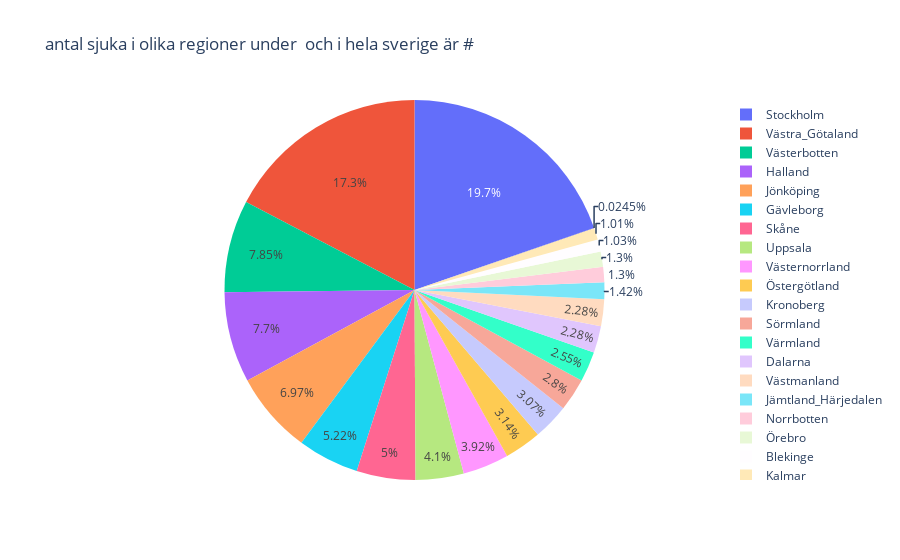

The notebook cell saved with this chart:
### Code cell
import pandas as pd
import plotly.graph_objects as go
import plotly.express as px
import matplotlib.pyplot as plt 

df = pd.read_csv("Regional_Daily_Cases.csv")
datum = df["Date"]
input_datum = input(" Ange en datum mellan 2020-02-04 och 2021-02-11!") # kan mata in en datum

lista_regioner = df.columns[2:]# variabeln lista_regionet är rubriken på kolumnen som består av namn till olika regioner. två första av rubriker består av datum och antal fall i hela sverige som vi inte behöver därför skriver jag [2:]
df_given_datum= df[df["Date"]==input_datum]#bryter ut det row som har samma datum som det datumet man har matat in

lista_cases = []#tom lista
for x in lista_regioner:
    cases_Per_region = df_given_datum[x].iloc[0]# för varje kolumn i 
    lista_cases.append(cases_Per_region)

px.pie(labels=lista_regioner,values=lista_cases,names=lista_regioner, title= f"antal sjuka i olika regioner under  och i hela sverige är # ")

### Figure 1 — Plotly figure (JSON) as saved in the notebook; plotly's stock layout.template omitted (floating-point values rounded to 4 significant figures)
{"data": [{"domain": {"x": [0, 1], "y": [0, 1]}, "hovertemplate": "label=%{label}<br>value=%{value}<extra></extra>", "labels": ["Blekinge", "Dalarna", "Gotland", "Gävleborg", "Halland", "Jämtland_Härjedalen", "Jönköping", "Kalmar", "Kronoberg", "Norrbotten", "Skåne", "Stockholm", "Sörmland", "Uppsala", "Värmland", "Västerbotten", "Västernorrland", "Västmanland", "Västra_Götaland", "Örebro", "Östergötland"], "legendgroup": "", "name": "", "showlegend": true, "type": "pie", "values": [42, 93, 1, 213, 314, 58, 284, 41, 125, 53, 204, 803, 114, 167, 104, 320, 160, 93, 707, 53, 128]}], "layout": {"legend": {"tracegroupgap": 0}, "title": {"text": "antal sjuka i olika regioner under  och i hela sverige är # "}}}
